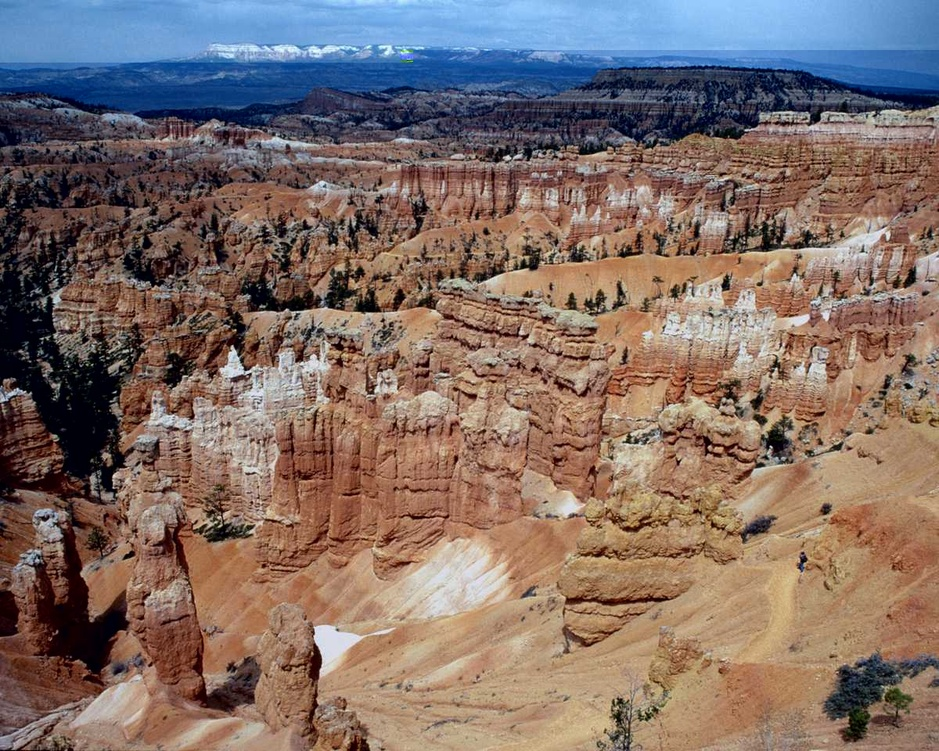
//> input picture HW_1/img/bryce.jpg, 939 x 751 px, shrunk from 1200 x 960 before the run
$ ./main -k 3 -f ../img/bryce.jpg   (built with g++ and OpenCV 4)
//> lines starting //> are read from the running program, lines starting //| are printed output that depends on the picture
#include <stdio.h>
#include <stdlib.h>
#include <opencv2/core.hpp>
#include <opencv2/highgui/highgui.hpp>
#include <limits.h>

using namespace cv;

typedef struct pixel Pixel;
typedef struct image Image;
typedef struct arguments Arguments;
typedef struct cluster Cluster;
typedef struct center Center;
typedef struct label Label;
typedef struct labelLinkedList LabelLinkedList;
typedef struct labelNode LabelNode;

struct arguments{
    char *imagePath;
    int k;
};

struct pixel {
    uchar *red;
    uchar *green;
    uchar *blue;

    int clusterIndex;
    Label *label;   // pixellerin label'ları aynı olmalı
};

struct image{
    Pixel **pixels;
    int rowCount;
    int columnCount;
};

struct center{
    double red;
    double green;
    double blue;
};

struct cluster{
    int size;
    Center center;
};

struct label{
    uchar red;
    uchar green;
    uchar blue;
};

struct labelLinkedList{
    LabelNode *head;
    int size;
};

struct labelNode{
    LabelNode *next;
    Label *label;
};

Arguments getArguments(int, char **);
void validateArgumentCount(int);
Arguments parseArguments(char **);
Mat readImage(char *);
Image *createPixelMatrix(Mat);
Pixel ** extractPixels(Mat);
Pixel **allocatePixelMatrix(int, int);
void segmentImage(Mat, int);
void clusterPixelsByColor(Image *, int);
Cluster **initializeClusters(int);
Cluster *createCluster(int);
void nullCheck(void *);
double calculateEuclideanDistance(Center, Pixel *);
int findClusterForPixel(Cluster **, int, Pixel *);
void labelPixels(Cluster **, int);
void updateClusterCenter(Cluster *, Pixel *);
double calculateMeanColor(double, uchar, int);
int areCentersChangesLessThanThreshold(Cluster **, Center **, int);
double calculateCenterDifference(Center, Center);
void setClusterPreviousCenters(Center **, Cluster **, int);
void updatePixelColors(Image *, Cluster **);
void connectComponents(Image *);

const uchar  MAX_COLOR_VALUE = 255;
const double DELTA_THRESHOLD = 0.000005;

int main(int argc, char *argv[]){
    Arguments args;
    Image *imageMatrix;
    Mat image;


    args = getArguments(argc, argv);
    image = readImage(args.imagePath);
    imshow("original", image);
    segmentImage(image, args.k);

    waitKey(0);

    return 0;
}

Arguments getArguments(int argc, char *argv[]){
    Arguments args;
    validateArgumentCount(argc);
    return parseArguments(argv);
}

Arguments parseArguments(char *argv[]){
    Arguments args;

    if(strcmp(argv[1], "-k") == 0){
        if(strcmp(argv[3], "-f") == 0){
            args.k = atoi(argv[2]);
            args.imagePath = argv[4];
        }
        else{
            printf("Second argument should be -f not %s !\n", argv[3]);
            printf("Example usage: \n");
            printf("./main.out -f image/path.jpg -k 12");
            exit(EXIT_FAILURE);
        }
    }
    else if(strcmp(argv[1], "-f") == 0){
        if(strcmp(argv[3], "-k") == 0){
            args.k = atoi(argv[4]);
            args.imagePath = argv[2];
        }
        else{
            printf("\nSecond argument should be -k not %s !\n", argv[3]);
            printf("Example usage: \n");
            printf("./main.out -k image/path.jpg -f 12");
            exit(EXIT_FAILURE);
        }
    }
    else{
        printf("\nFirst argument should be -k or -f not %s !\n", argv[1]);
        printf("Example usage: \n");
        printf("./main.out -k image/path.jpg -f 12");
        exit(EXIT_FAILURE);
    }

    return args;
}

void validateArgumentCount(int argc){
    if(argc != 5){
        printf("Argument count should be: 4 not: %d !\n", argc-1);
        printf("Example usage: \n");
        printf("./main.out -f image/path.jpg -k 12\n\n");
        exit(EXIT_FAILURE);
    }
}

Mat readImage(char *imagePath){
//> called with imagePath = "../img/bryce.jpg"
    Mat image = imread(imagePath, IMREAD_COLOR);
//> image is the input picture: 751 rows x 939 cols, CV_8UC3; mean B, G, R 103, 109.7, 128.2

    if(image.empty()){
        printf("Image can't be read !\n");
        printf("Image path: %s", imagePath);
        exit(EXIT_FAILURE);
    }

    return image;
}

Image *createPixelMatrix(Mat img){
    Image *image = (Image *) malloc(sizeof(Image));

    nullCheck(image);

    image->rowCount = img.rows;
//> image->rowCount = 751
    image->columnCount = img.cols;
//> image->columnCount = 939
    image->pixels = extractPixels(img);

    return image;
}

void nullCheck(void *variable){
    if(variable == NULL){
        printf("\nVariable is null !");
        printf("\nNot enough memory !");
        exit(EXIT_FAILURE);
    }
}

Pixel **extractPixels(Mat image){
    Pixel **pixels = allocatePixelMatrix(image.rows, image.cols);

    for(int i = 0; i < image.rows; i++){
        for(int j = 0; j < image.cols; j++){
            // OpenCV stores pixels as in BGR not RGB
            pixels[i][j].red = &image.at<Vec3b>(i,j)[2];
            pixels[i][j].green = &image.at<Vec3b>(i,j)[1];
            pixels[i][j].blue = &image.at<Vec3b>(i,j)[0];
        }
    }

    return pixels;
}

Pixel **allocatePixelMatrix(int height, int width){
//> called with height = 751, width = 939
    Pixel **pixels = (Pixel **) malloc(height * sizeof(Pixel *));
    nullCheck(pixels);

    for(int i = 0; i < height; i++){
        pixels[i] = (Pixel *) malloc(width * sizeof(Pixel));
        nullCheck(pixels[i]);
        pixels[i]->label = NULL;
    }

    return pixels;
}

void segmentImage(Mat image, int k){
    Image *imageMatrix = createPixelMatrix(image);
    clusterPixelsByColor(imageMatrix, k);
    imshow("kMeans", image);
    // write kMeans image
    // ardindan da labelling kısmi yapılmalı

    connectComponents(imageMatrix);
}

void clusterPixelsByColor(Image *image, int k){
//> called with k = 3
    int clusterIndex, i, j;
    Pixel *pixel;

    Center **oldCenters = (Center **) malloc(sizeof(Center *) * k);
    nullCheck(oldCenters);

    for(int i = 0; i < k; i ++){
        oldCenters[i] = (Center *) malloc(sizeof(Center));
        oldCenters[i]->blue = 0;
        oldCenters[i]->red = 0;
        oldCenters[i]->green = 0;
    }

    Cluster **clusters = initializeClusters(k);

    do{
        setClusterPreviousCenters(oldCenters, clusters, k);
        for(i = 0; i < image->rowCount; i++){
            for(j = 0; j < image->columnCount; j++){
                pixel = &(image->pixels[i][j]);
                clusterIndex = findClusterForPixel(clusters, k, pixel);
                //addPixelToCluster(clusters[clusterIndex], pixel);
                pixel->clusterIndex = clusterIndex;
                updateClusterCenter(clusters[clusterIndex], pixel);
            }
        }
    }while(!areCentersChangesLessThanThreshold(clusters, oldCenters, k));
//> after the loop, k = 3; clusterIndex = 1

    updatePixelColors(image, clusters);

    //labelPixels(clusters, k);
}

int areCentersChangesLessThanThreshold(Cluster **clusters, Center **oldCenters, int k){
    double delta;

    for(int i = 0; i < k; i++){
        delta = calculateCenterDifference(clusters[i]->center, *oldCenters[i]);

        if(delta > DELTA_THRESHOLD){
            return 0;
        }
    }

    return 1;
}

double calculateCenterDifference(Center currentCenter, Center oldCenter){
    double redDifference = currentCenter.red - oldCenter.red;
    double blueDifference = currentCenter.blue - oldCenter.blue;
    double greenDifference = currentCenter.green - oldCenter.green;

    return sqrt((redDifference * redDifference) +
                (blueDifference * blueDifference) +
                (greenDifference * greenDifference)
    );
}

void setClusterPreviousCenters(Center **oldCenters, Cluster **clusters, int k){
    for(int i = 0; i < k; i++){
        oldCenters[i]->red = clusters[i]->center.red;
        oldCenters[i]->green = clusters[i]->center.green;
        oldCenters[i]->blue = clusters[i]->center.blue;
        clusters[i]->size = 1;
    }
}

Cluster **initializeClusters(int k){
    Cluster **clusters = (Cluster **) malloc(sizeof(Cluster *) * k);
    nullCheck(clusters);

    int inc = MAX_COLOR_VALUE / k;
    int value = 0;

    for(int i = 0; i < k; i++){
        clusters[i] = createCluster(value);
        value += inc;
    }

    return clusters;
}

Cluster *createCluster(int value){
    Cluster *cluster = (Cluster *) malloc(sizeof(Cluster));
    nullCheck(cluster);

    cluster->size = 1;
    cluster->center.red = value;
    cluster->center.green = value;
    cluster->center.blue = value;

    return cluster;
}

int findClusterForPixel(Cluster **clusters, int k, Pixel *pixel){
    long double distanceToCenter = 0;
    int closestCluster = -1;
    long double minDistance = INT_MAX;

    for(int i = 0; i < k; i++){
        distanceToCenter = calculateEuclideanDistance(clusters[i]->center, pixel);

        if(minDistance >= distanceToCenter){
            closestCluster = i;
            minDistance = distanceToCenter;
        }
    }

    return closestCluster;
}

double calculateEuclideanDistance(Center center, Pixel *pixel){
    double redDistance = center.red - *(pixel->red);
    double greenDistance = center.green - *(pixel->green);
    double blueDistance = center.blue - *(pixel->blue);

    return sqrt((redDistance * redDistance) +
                (greenDistance * greenDistance) +
                (blueDistance * blueDistance)
    );
}

void updateClusterCenter(Cluster *cluster, Pixel *pixel){
    double totalRed = (cluster->center.red * cluster->size);
    double totalGreen = (cluster->center.green * cluster->size);
    double totalBlue = (cluster->center.blue * cluster->size);

    cluster->size++;
    cluster->center.red = calculateMeanColor(totalRed, *(pixel->red), cluster->size);
    cluster->center.green = calculateMeanColor(totalGreen, *(pixel->green), cluster->size);
    cluster->center.blue = calculateMeanColor(totalBlue, *(pixel->blue), cluster->size);
}

double calculateMeanColor(double total, uchar newColor, int newSize){
    return (total + newColor) / newSize;
}


void updatePixelColors(Image *image, Cluster **clusters){
    Pixel *pixel;
    int clusterIndex;

    for(int i = 0; i < image->rowCount; i++){
        for(int j = 0; j < image->columnCount; j++){
            pixel = &(image->pixels[i][j]);
            clusterIndex = pixel->clusterIndex;
            *(pixel->red) = clusters[clusterIndex]->center.red;
            *(pixel->green) = clusters[clusterIndex]->center.green;
            *(pixel->blue) = clusters[clusterIndex]->center.blue;
        }
    }
//> this loop made 751 passes
//> clusterIndex on passes 1 to 3: 2, 2, 2
//> after the loop, clusterIndex = 1
//> in segmentImage, `clusterPixelsByColor(imageMatrix, k);`:
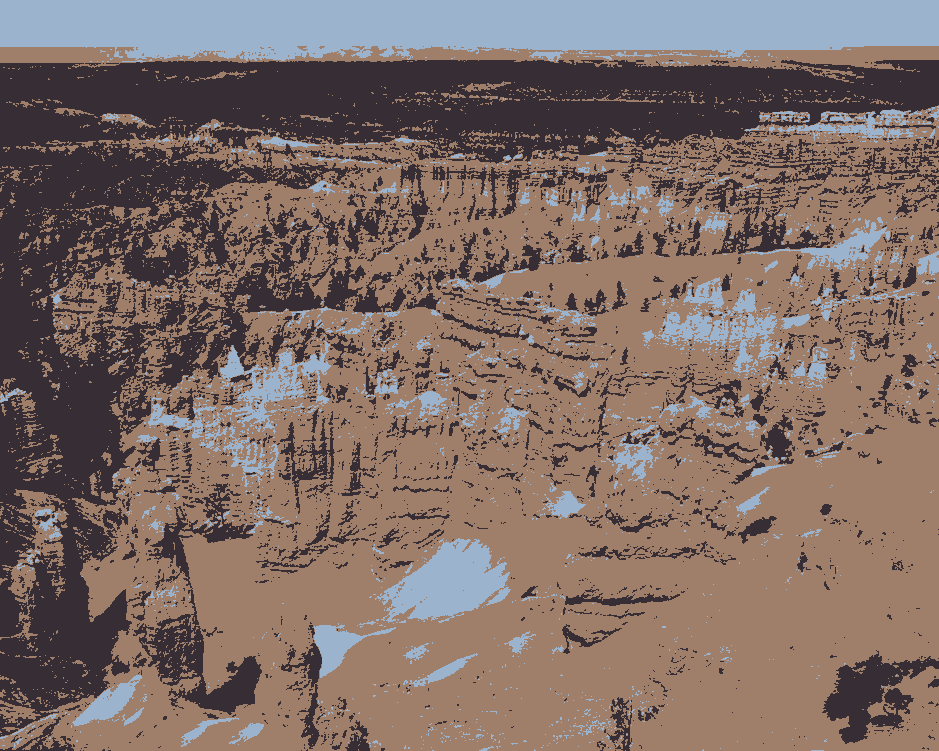
//> image: 751 rows x 939 cols, CV_8UC3; mean B, G, R 102.3, 108.8, 127.9
}


void connectComponents(Image *image){
    int rowCount = image->rowCount;
//> rowCount = 751
    int columnCount = image->columnCount;
//> columnCount = 939

    printf("\n\nTotal pixels: %d", rowCount * columnCount);
//| Total pixels: 705189

    Pixel *pixel, *leftPixel, *upperPixel, *upperLeftPixel;
//> (the run ends here: the program needs code that is not available in this run, at `LabelLinkedList *labelList = createLabelLinkedList();`)
